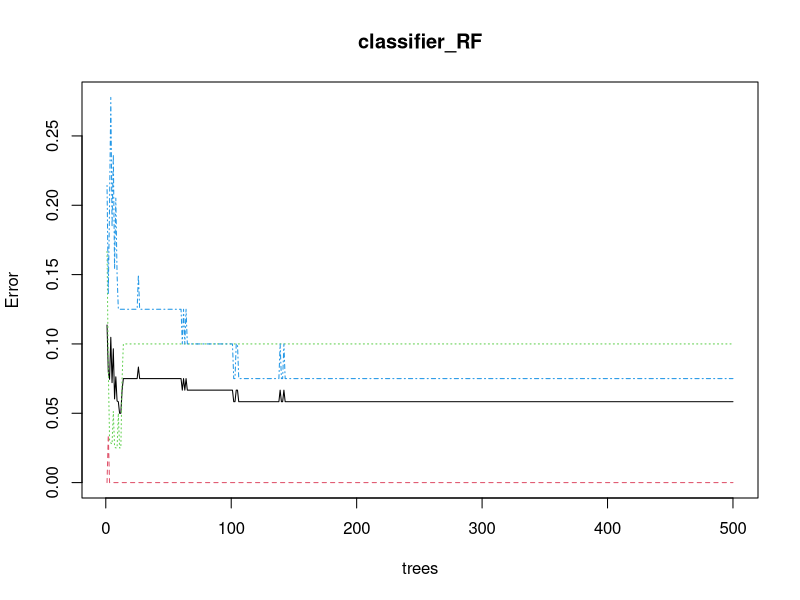
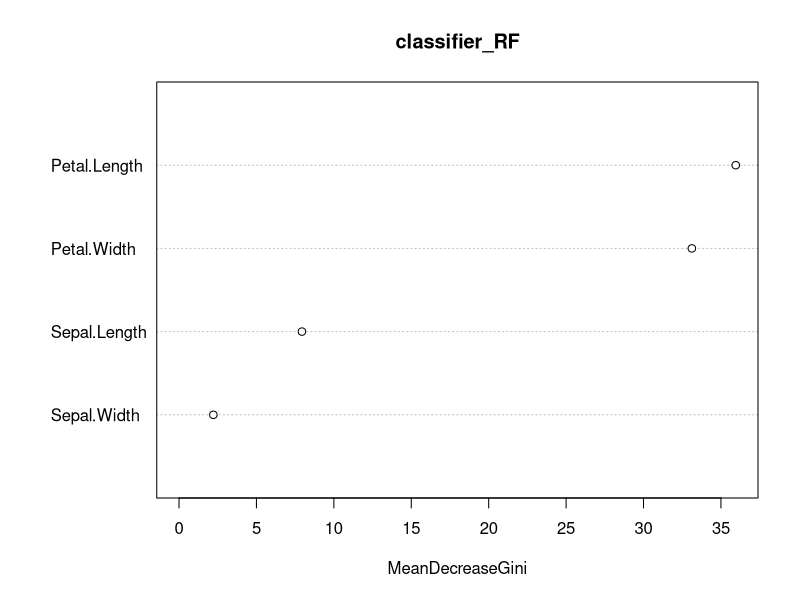

Write the R code that produced these figures, in order.
# Loading data data(iris) # Structure str(iris)

# Installing package 
install.packages("caTools")	 # For sampling the dataset 
install.packages("randomForest") # For implementing random forest algorithm 

# Loading package 
library(caTools) 
library(randomForest) 

# Splitting data in train and test data 
split <- sample.split(iris, SplitRatio = 0.8) 
split 

train <- subset(iris, split == "TRUE") 
test <- subset(iris, split == "FALSE") 

# Fitting Random Forest to the train dataset 
set.seed(120) # Setting seed 
classifier_RF = randomForest(x = train[-5], 
                             y = train$Species, 
                             ntree = 500) 

classifier_RF 

# Predicting the Test set results 
y_pred = predict(classifier_RF, newdata = test[-5]) 

# Confusion Matrix 
confusion_mtx = table(test[, 5], y_pred) 
confusion_mtx 

# Plotting model 
plot(classifier_RF) 

# Importance plot 
importance(classifier_RF) 

# Variable importance plot 
varImpPlot(classifier_RF) 
